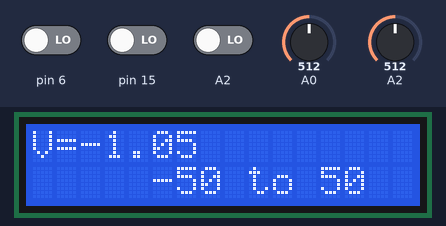
Simulated run of this sketch. Board: Arduino Uno, built with avr-gcc and run on an emulated ATmega328P. Shown: 16×2 character LCD. Inputs (shaded band) come from the test bench; at power-on: A2 LOW, A2 = 512, pin 15 LOW, A0 = 512, pin 6 LOW.

Above: at 1.2 s.
1.3 s: A2 driven HIGH
At 3.2 s:
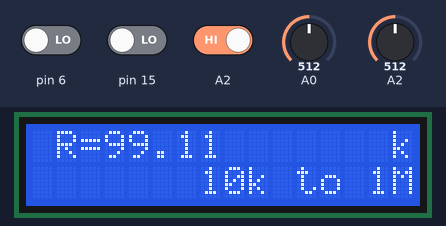
5.1 s: A2 set to 97
At 8.6 s:
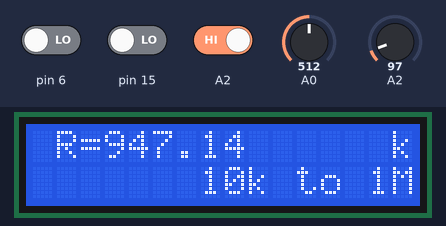
8.9 s: A2 set to 84
At 10.7 s:
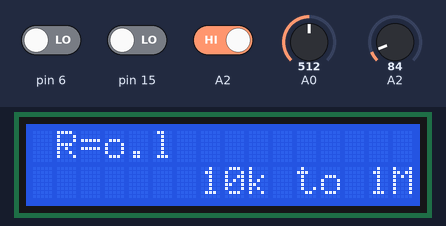
12.7 s: pin 15 driven HIGH
At 13.8 s:
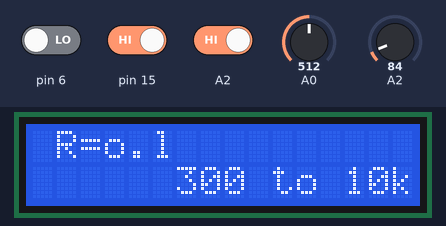
16.5 s: A2 set to 100
At 19.0 s:
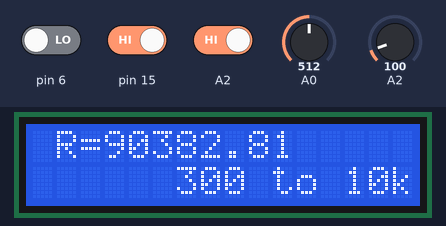
20.3 s: A0 set to 527
At 22.6 s:
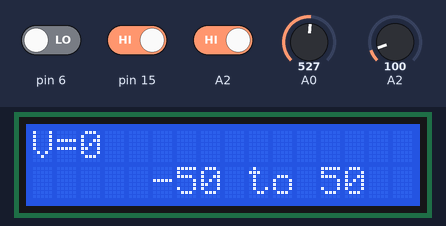
Timing chart, 0 to 24.1 s (numbered marks = the images above; inputs shaded):
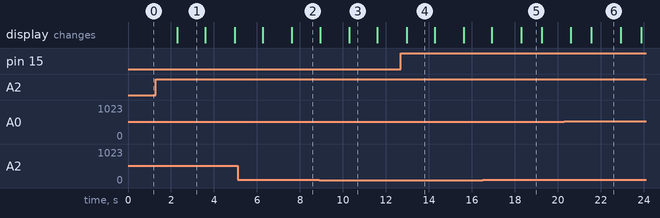

Measured:
- the behaviour switches between 93 and 92 on A2 (found by bisection; images 2 and 3)
- after the input at 1.3 s, the display: changes after 0.99 s (image 1)
- after the input at 5.1 s, the display: first differs from a run without the input after 2.5 s (image 2)
- after the input at 8.9 s, the display: first differs from a run without the input after 1.4 s (image 3)
- after the input at 12.7 s, the display: changes after 0.26 s (image 4)
- after the input at 16.5 s, the display: first differs from a run without the input after 1.8 s (image 5)
- after the input at 20.3 s, the display: first differs from a run without the input after 1.3 s (image 6)

The sketch:

volt.ino
```cpp
#include <LiquidCrystal.h>
const int rs = 9, en = 8, d4 = 5, d5 = 4, d6 = 3, d7 = 2;
LiquidCrystal lcd(rs, en, d4, d5, d6, d7);
void setup() {
lcd.begin(16, 2);

pinMode(A0 , INPUT) ;
pinMode(A2 , INPUT) ;
pinMode(15, INPUT);
pinMode(6, INPUT);
pinMode(16 , INPUT) ;

}
int x = 0 ;
void loop() {
  if (digitalRead(16) == HIGH && x == 0 ){
    x = 1 ;
 delay(500);
  }
  else if (digitalRead(16) == HIGH && x == 1 ){
    x = 0 ;
    delay(500);
  }
  float V = analogRead(A0);
  float RV = (analogRead(A2));
  int selectR = digitalRead(15);
  int selectV = digitalRead(6);
if( x == 0) {
  lcd.clear();
  //voltmeter code
  lcd.setCursor(0,0);
  lcd.print("V=");
  if(selectV == HIGH){
      if( V < 518 && V >500){
    lcd.setCursor(2,0);
  lcd.print("0" );
    lcd.setCursor(5,1);
  lcd.print("-10 to 10");
   delay(555);
  }
    else{
  lcd.setCursor(2,0);
  lcd.print(((V-508.85)*3.96*5.03/1023) ,2);
    lcd.setCursor(5,1);
  lcd.print("-10 to 10");
   delay(555);
      }
  }
  if(selectV == LOW){
    if(V < 527.78 && V >517.57){
  lcd.setCursor(2,0);
    lcd.print("0");
        lcd.setCursor(5,1);
    lcd.print("-50 to 50");
   delay(555);
    }
    else{
  lcd.setCursor(2,0);
    lcd.print(((V-522.68)*19.91908*5.03/1023),2);
        lcd.setCursor(5,1);
    lcd.print("-50 to 50");
   delay(555);
    }}
}
else{
  //OHMMETER FIRST SCALE
  lcd.clear();
 if(selectR){
  lcd.setCursor(6,1);
  lcd.print("300 to 10k");
  if(RV>90 && RV<995){
  lcd.setCursor(3, 0);
  lcd.print((49250-(48.095750313*(RV)))/((RV)*5.03/1023));
  lcd.setCursor(0,0);
  lcd.print(" R=");
  delay(150);
  }
  else if(RV>=995) {
   lcd.setCursor(3, 0);
  lcd.print("0");
  lcd.setCursor(0,0);
  lcd.print(" R=");
  delay(500);
  }
  else {

  lcd.setCursor(3, 0);
  lcd.print("o.l");
  lcd.setCursor(0,0);
  lcd.print(" R=");
  delay(500);
  }
 }
 else if(!selectR){
  //OHMMETER SECOND SCALE
    lcd.clear();
  lcd.setCursor(7,1);
  lcd.print("10k to 1M");
 if(RV>92 && RV<935){
  lcd.setCursor(3, 0);
  lcd.print(((499000-(487.3046875*RV))/(RV*5.03/1023))/1000);
  lcd.setCursor(0,0);
  lcd.print(" R=");
  lcd.setCursor(15,0);
  lcd.print("k");
  delay(500); }
  else if(RV>=935) {
   lcd.setCursor(3, 0);
  lcd.print("0");
  lcd.setCursor(0,0);
  lcd.print(" R=");
  delay(500); }
  else {
  lcd.setCursor(3, 0);
  lcd.print("o.l");
  lcd.setCursor(0,0);
  lcd.print(" R=");
  delay(500); }
  }
}
delay(300);
}
```
